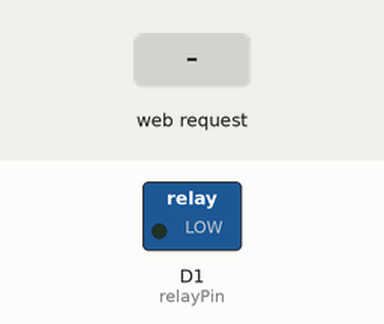
A sketch run on a simulated ESP8266 (NodeMCU). Shown: switched loads named in the sketch (green lamp = pin HIGH). The test bench sets the inputs (shaded band). WiFi joins after 1.5 s; servers stay silent unless stated; what the sketch prints to the serial monitor is not drawn.

Above: at 3.2 s.
3.3 s: HTTP request GET /on received
At 4.5 s:
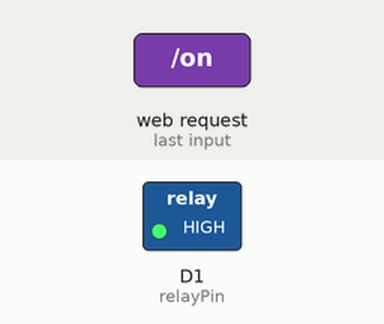
4.8 s: HTTP request GET /off received
At 5.8 s:
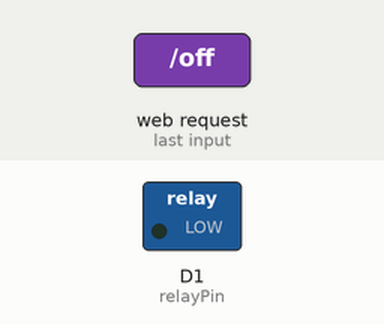
Timing chart, 0 to 7.8 s (numbered marks = the images above; inputs shaded):
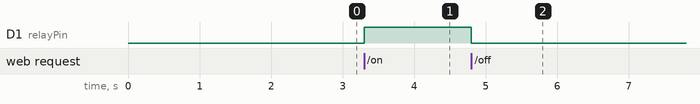

The sketch:

sketch_sep11a.ino
```cpp
#include <ESP8266WiFi.h>
#include <ESP8266WebServer.h>

const char* ssid = "Sahils.iphone";     // Replace with your WiFi credentials
const char* password = "1234567890";
const int relayPin = D1;           // Replace with the GPIO pin your relay is connected to

ESP8266WebServer server(80);

void setup() {
  pinMode(relayPin, OUTPUT);
  digitalWrite(relayPin, LOW);

  Serial.begin(115200);
  WiFi.begin(ssid, password);

  while (WiFi.status() != WL_CONNECTED) {
    delay(1000);
    Serial.println("Connecting to WiFi...");
  }

  Serial.println("Connected to WiFi");

  // Print the ESP8266's IP address to the serial monitor
  Serial.print("IP Address: ");
  Serial.println(WiFi.localIP());

  server.on("/", HTTP_OPTIONS, handleOptions);  // Respond to preflight requests
  server.on("/", HTTP_GET, handleRoot);
  server.on("/on", HTTP_GET, handleOn);
  server.on("/off", HTTP_GET, handleOff);

  server.begin();
  Serial.println("HTTP server started");
}

void loop() {
  server.handleClient();
}

void handleOptions() {
  // Handle preflight requests by allowing requests from any origin
  server.sendHeader("Access-Control-Allow-Origin", "*");
  server.sendHeader("Access-Control-Allow-Methods", "GET,PUT,POST,DELETE,OPTIONS");
  server.sendHeader("Access-Control-Allow-Headers", "Content-Type, Authorization, Content-Length, X-Requested-With");
  server.send(204);
}

void handleRoot() {
  String html = "<html><body>";
  html += "<h1>ESP8266 Relay Control</h1>";
  html += "<p><a href='/on'><button onclick='sendRequest(\"/on\")'>Turn On</button></a></p>";
  html += "<p><a href='/off'><button onclick='sendRequest(\"/off\")'>Turn Off</button></a></p>";
  html += "<script>";
  html += "function sendRequest(path) {";
  html += "var xhr = new XMLHttpRequest();";
  html += "xhr.open('GET', path, true);";
  html += "xhr.send();";
  html += "}";
  html += "</script>";
  html += "</body></html>";

  server.sendHeader("Access-Control-Allow-Origin", "*");
  server.send(200, "text/html", html);
}

void handleOn() {
  digitalWrite(relayPin, HIGH);  // Turn the relay on

  server.sendHeader("Access-Control-Allow-Origin", "*");
  server.send(200, "text/plain", "On request sent");
}

void handleOff() {
  digitalWrite(relayPin, LOW);   // Turn the relay off

  server.sendHeader("Access-Control-Allow-Origin", "*");
  server.send(200, "text/plain", "Off request sent");
}
```

Measured:
- after the input at 3.3 s, D1 (relayPin): LOW → HIGH at once
- after the input at 4.8 s, D1 (relayPin): HIGH → LOW at once
